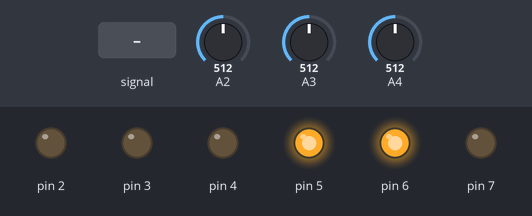
The sketch below on a simulated Arduino Uno, built with avr-gcc and run on an emulated ATmega328P. Shown: output pins drawn as LEDs (lit = HIGH). Dashed ring = blinking. Inputs (shaded band) come from the test bench; at power-on: A3 = 512, A4 = 512, A2 = 512. What the sketch prints to the serial monitor is not drawn.

Above: at 0.8 s.
0.9 s: A2 fed a 200 Hz sine of ±255 counts around its level
At 1.23 s:
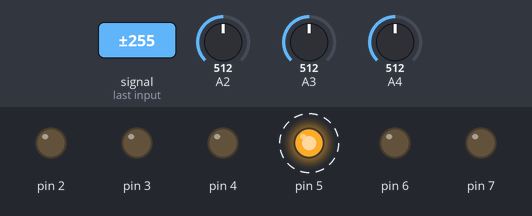
3.9 s: A3 set to 122
At 4.6 s:
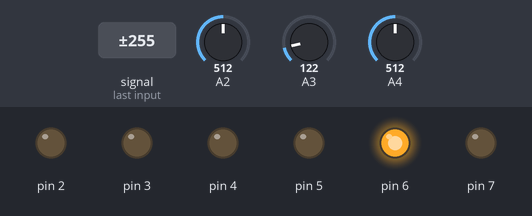
5.4 s: A3 set to 306
At 5.48 s:
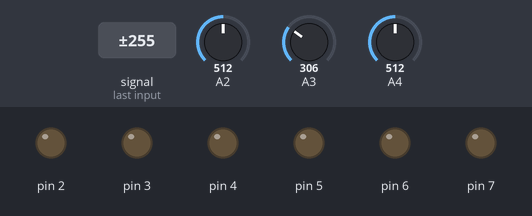
8.4 s: A4 set to 0
At 8.7 s:
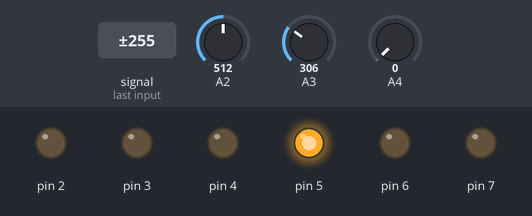
Timing chart, 0 to 11.3 s (numbered marks = the images above; inputs shaded):
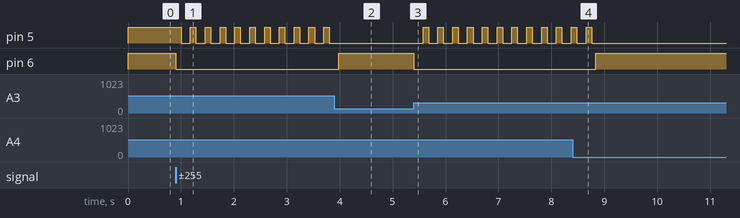

Measured:
- after the input at 0.9 s, pin 5: alternates HIGH for 0.10 s and LOW for 0.18 s, starting after 0.10 s; pin 6: HIGH → LOW at once
- after the input at 3.9 s, pin 5: stops changing and stays LOW; pin 6: LOW → HIGH after 0.08 s
- after the input at 5.4 s, pin 5: alternates HIGH for 0.10 s and LOW for 0.18 s, starting after 0.18 s; pin 6: HIGH → LOW at once
- after the input at 8.4 s, pin 5: goes on until 8.8 s, then stays LOW; pin 6: LOW → HIGH after 0.43 s

The sketch:

SmartSprayerBot.ino
```cpp
//Right Motor Positive-D6 and Negative-D7
//Leuft Motor Positive-D4 and Negative-D5
// Right IR on A3
// Left IR on A2
// Centre IR on A4
//Forward=0b01100000
//Right=0b10100000
//Backward=0b10010000
//Left=0b01010000
//less than threshold white and more than threshold means black
//left-500
//right-300
//centre-400
//t=225
int count =0;
double distance=0;
int tl=275;
int tr=245;
int tc=150;
String ll="Left - ";
String lr="Right- ";
String lc="Centre- ";
int leftdepth=0;
int rightdepth=0;
int centre=0;
String turn;
int main(void)
{
  Serial.begin(2000000);
  DDRD=0xFF;
  while(true)
  {
     leftdepth=getleftirdepth();
    rightdepth = getrightirdepth();
    centre=getcentre();
    linefollow(leftdepth,rightdepth,centre,tl);
  }
}
void forward()
{
  PORTD=0b01100000;

}
void backward()
{
  PORTD=0b10010000;
}
void rightturn()
{
  PORTD=0b00100000;
}
void leftturn()
{
  PORTD=0b01000000;
}
void completestop()
{
  PORTD=0b00000000;
}
int getleftirdepth()
{
   ADMUX=0x42;
   ADCSRA=0xC7;
    while(ADCSRA&0x40);
    int v=ADCW;
    return v;
}
int getrightirdepth()
{
   ADMUX=0x43;
   ADCSRA=0xC7;
    while(ADCSRA&0x40);
    int y=ADCW;
    return y;
}
int getcentre()
{
   ADMUX=0x44;
   ADCSRA=0xC7;
    while(ADCSRA&0x40);
    int u=ADCW;
    return u;
}
void printdata(String p,int data)
{
  Serial.print(p);
  Serial.println(data);
}
void linefollow(int left,int right,int centre,int tl)
{
//printdata(ll,left);
//printdata(lr,right);
// printdata(lc,centre);
  if(left<tl&&right<tr&&centre>tc)
  {
    Serial.println("Forward - Normal");
    forward();

  }
  else if(left>tl&&right<tr&&centre>tc)
  {
    turn="Left";
    Serial.println("Left");
    leftturn();
    _delay_ms(100);
    while(!(right>tr))
    {
      right=getrightirdepth();
      Serial.println("Taking Left- Left and centre on black, right on white");
    }
        completestop();
    _delay_ms(75);
    while(!(centre>tc))
    {
      rightturn();
      centre=getcentre();
      Serial.println("Taking Right- Aligning");
    }
        completestop();
    _delay_ms(100);
  }
    else if(left>tl&&right<tr&&centre<tc)
  {
    turn="Left";
    Serial.println("Left");
    leftturn();
    _delay_ms(100);
    while(!(right>tr))
    {
      right=getrightirdepth();
      Serial.println("Taking Left- Left on black, centre and right on white");
    }
        completestop();
    _delay_ms(75);
    while(!(centre>tc))
    {
      rightturn();
      centre=getcentre();
      Serial.println("Taking Right- Aligning");
    }
        completestop();
    _delay_ms(100);
  }
  else if(left<tl&&right>tr&&centre>tc)
  {
    turn="Right";
    Serial.println("Right");
    rightturn();
    _delay_ms(100);
    while(!(left>tl))
    {
      left=getleftirdepth();
      Serial.println("Taking Right - Right and centre on black, left on white");
    }
        completestop();
    _delay_ms(75);
    while(!(centre>tc))
    {
      leftturn();
      centre=getcentre();
      Serial.println("Taking Left- Aligning");
    }
        completestop();
    _delay_ms(100);
   }
     else if(left<tl&&right>tr&&centre<tc)
  {
    turn="Right";
    Serial.println("Right");
    rightturn();
    _delay_ms(100);
    while(!(left>tl))
    {
      left=getleftirdepth();
      Serial.println("Taking Right - Left and centre on white, right on back");
    }
    completestop();
    _delay_ms(75);
    while(!(centre>tc))
    {
      leftturn();
      centre=getcentre();
      Serial.println("Taking Left- Aligning");
    }
    completestop();
    _delay_ms(100);
   }
  else if(left>tl&&right>tr&&centre>tc)
  {
    forward();
    Serial.println("Forward - All 3 on black");
  }
  else if(left<tl&&right<tr&&centre<tc)
  {
    Serial.println("All 3 on white");
    if(turn.equals("Left"))
    {
      rightturn();
      _delay_ms(50);
      turn="Left";
    }
    else if(turn.equals("Right"))
    {
      leftturn();
      _delay_ms(50);
      turn="Right";
    }

  else
  {
    forward();
  }
 }
}
```
